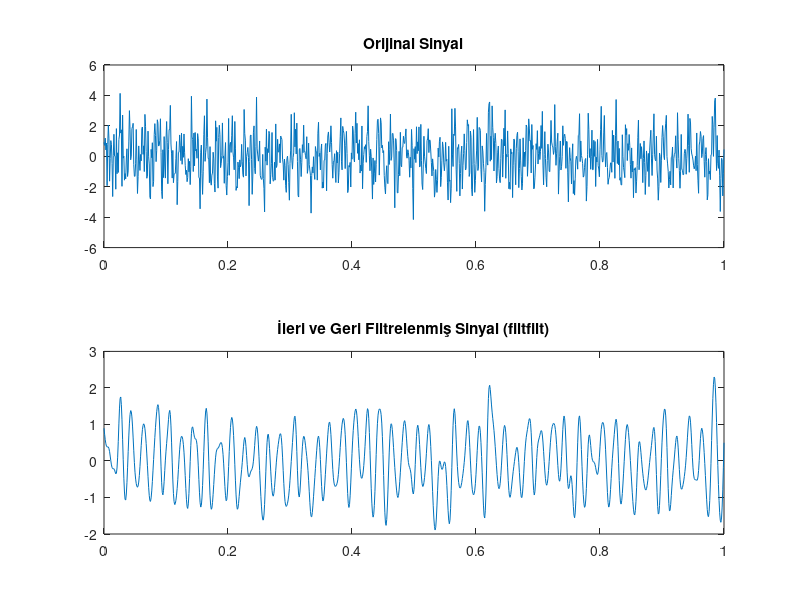

This figure's MATLAB source:
% Butterworth filtresi tasarımı ve ileri-geri filtreleme
Fs = 1000;
t = 0:1/Fs:1;
x = sin(2*pi*50*t) + sin(2*pi*200*t) + randn(size(t));  % 50 Hz, 200 Hz sinüs dalgaları ve gürültü
Wn = 100 / (Fs / 2);  % Kesme frekansı
[b, a] = butter(4, Wn, 'low');  % 4. dereceden Butterworth filtresi

% İleri ve geri filtreleme (faz kayması sıfır)
y = filtfilt(b, a, x);  % x sinyalini ileri ve geri filtrele
% Sonuçları çizme
subplot(2,1,1);
plot(t, x);
title('Orijinal Sinyal');
subplot(2,1,2);
plot(t, y);
title('İleri ve Geri Filtrelenmiş Sinyal (filtfilt)');
